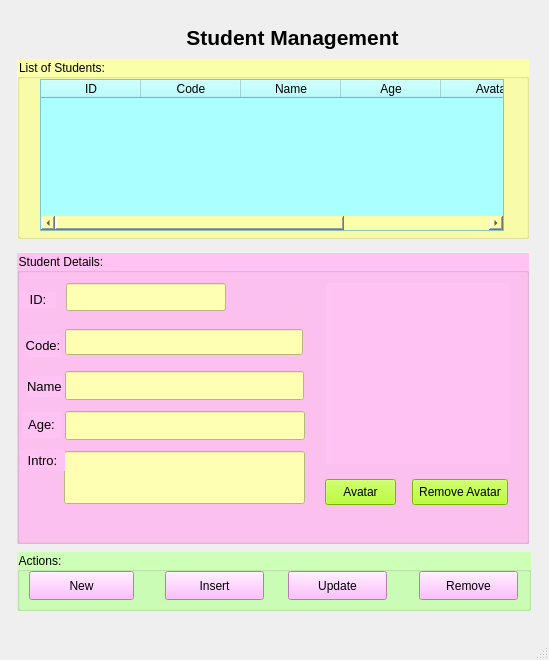
<?xml version="1.0" encoding="UTF-8"?>
<ui version="4.0">
 <class>MainWindow</class>
 <widget class="QMainWindow" name="MainWindow">
  <property name="geometry">
   <rect>
    <x>0</x>
    <y>0</y>
    <width>549</width>
    <height>660</height>
   </rect>
  </property>
  <property name="windowTitle">
   <string>MainWindow</string>
  </property>
  <widget class="QWidget" name="centralwidget">
   <widget class="QLabel" name="label">
    <property name="geometry">
     <rect>
      <x>175</x>
      <y>18</y>
      <width>235</width>
      <height>39</height>
     </rect>
    </property>
    <property name="text">
     <string>&lt;html&gt;&lt;head/&gt;&lt;body&gt;&lt;p align=&quot;center&quot;&gt;&lt;span style=&quot; font-size:16pt; font-weight:600;&quot;&gt;Student Management&lt;/span&gt;&lt;/p&gt;&lt;/body&gt;&lt;/html&gt;</string>
    </property>
   </widget>
   <widget class="QGroupBox" name="groupBox">
    <property name="geometry">
     <rect>
      <x>17</x>
      <y>59</y>
      <width>512</width>
      <height>180</height>
     </rect>
    </property>
    <property name="styleSheet">
     <string notr="true">background-color: rgb(251, 255, 170);</string>
    </property>
    <property name="title">
     <string>List of Students:</string>
    </property>
    <widget class="QTableWidget" name="tableWidgetStudent">
     <property name="geometry">
      <rect>
       <x>23</x>
       <y>20</y>
       <width>464</width>
       <height>152</height>
      </rect>
     </property>
     <property name="styleSheet">
      <string notr="true">background-color: rgb(170, 255, 255);</string>
     </property>
     <column>
      <property name="text">
       <string>ID</string>
      </property>
     </column>
     <column>
      <property name="text">
       <string>Code</string>
      </property>
     </column>
     <column>
      <property name="text">
       <string>Name</string>
      </property>
     </column>
     <column>
      <property name="text">
       <string>Age</string>
      </property>
     </column>
     <column>
      <property name="text">
       <string>Avata</string>
      </property>
     </column>
     <column>
      <property name="text">
       <string>Intro</string>
      </property>
     </column>
    </widget>
   </widget>
   <widget class="QGroupBox" name="groupBox_2">
    <property name="geometry">
     <rect>
      <x>17</x>
      <y>253</y>
      <width>512</width>
      <height>291</height>
     </rect>
    </property>
    <property name="styleSheet">
     <string notr="true">background-color: rgb(255, 194, 242);</string>
    </property>
    <property name="title">
     <string>Student Details:</string>
    </property>
    <widget class="QLabel" name="label_2">
     <property name="geometry">
      <rect>
       <x>3</x>
       <y>39</y>
       <width>36</width>
       <height>16</height>
      </rect>
     </property>
     <property name="text">
      <string>&lt;html&gt;&lt;head/&gt;&lt;body&gt;&lt;p align=&quot;center&quot;&gt;&lt;span style=&quot; font-size:10pt;&quot;&gt;ID:&lt;/span&gt;&lt;/p&gt;&lt;/body&gt;&lt;/html&gt;</string>
     </property>
    </widget>
    <widget class="QLineEdit" name="lineEditId">
     <property name="geometry">
      <rect>
       <x>49</x>
       <y>30</y>
       <width>160</width>
       <height>28</height>
      </rect>
     </property>
     <property name="styleSheet">
      <string notr="true">background-color: rgb(255, 255, 180);</string>
     </property>
    </widget>
    <widget class="QLineEdit" name="lineEditCode">
     <property name="geometry">
      <rect>
       <x>48</x>
       <y>76</y>
       <width>238</width>
       <height>26</height>
      </rect>
     </property>
     <property name="styleSheet">
      <string notr="true">background-color: rgb(255, 255, 180);</string>
     </property>
    </widget>
    <widget class="QLineEdit" name="lineEditName">
     <property name="geometry">
      <rect>
       <x>48</x>
       <y>118</y>
       <width>239</width>
       <height>29</height>
      </rect>
     </property>
     <property name="styleSheet">
      <string notr="true">background-color: rgb(255, 255, 180);</string>
     </property>
    </widget>
    <widget class="QLineEdit" name="lineEditAge">
     <property name="geometry">
      <rect>
       <x>48</x>
       <y>158</y>
       <width>240</width>
       <height>29</height>
      </rect>
     </property>
     <property name="styleSheet">
      <string notr="true">background-color: rgb(255, 255, 180);</string>
     </property>
    </widget>
    <widget class="QLineEdit" name="lineEditIntro">
     <property name="geometry">
      <rect>
       <x>47</x>
       <y>198</y>
       <width>241</width>
       <height>53</height>
      </rect>
     </property>
     <property name="styleSheet">
      <string notr="true">background-color: rgb(255, 255, 180);</string>
     </property>
    </widget>
    <widget class="QLabel" name="label_3">
     <property name="geometry">
      <rect>
       <x>8</x>
       <y>81</y>
       <width>36</width>
       <height>23</height>
      </rect>
     </property>
     <property name="text">
      <string>&lt;html&gt;&lt;head/&gt;&lt;body&gt;&lt;p align=&quot;center&quot;&gt;&lt;span style=&quot; font-size:10pt;&quot;&gt;Code:&lt;/span&gt;&lt;/p&gt;&lt;/body&gt;&lt;/html&gt;</string>
     </property>
    </widget>
    <widget class="QLabel" name="label_4">
     <property name="geometry">
      <rect>
       <x>10</x>
       <y>123</y>
       <width>35</width>
       <height>21</height>
      </rect>
     </property>
     <property name="text">
      <string>&lt;html&gt;&lt;head/&gt;&lt;body&gt;&lt;p align=&quot;center&quot;&gt;&lt;span style=&quot; font-size:10pt;&quot;&gt;Name:&lt;/span&gt;&lt;/p&gt;&lt;/body&gt;&lt;/html&gt;</string>
     </property>
    </widget>
    <widget class="QLabel" name="label_5">
     <property name="geometry">
      <rect>
       <x>5</x>
       <y>159</y>
       <width>39</width>
       <height>26</height>
      </rect>
     </property>
     <property name="text">
      <string>&lt;html&gt;&lt;head/&gt;&lt;body&gt;&lt;p align=&quot;center&quot;&gt;&lt;span style=&quot; font-size:10pt;&quot;&gt;Age:&lt;/span&gt;&lt;/p&gt;&lt;/body&gt;&lt;/html&gt;</string>
     </property>
    </widget>
    <widget class="QLabel" name="label_6">
     <property name="geometry">
      <rect>
       <x>3</x>
       <y>197</y>
       <width>45</width>
       <height>21</height>
      </rect>
     </property>
     <property name="text">
      <string>&lt;html&gt;&lt;head/&gt;&lt;body&gt;&lt;p align=&quot;center&quot;&gt;&lt;span style=&quot; font-size:10pt;&quot;&gt;Intro:&lt;/span&gt;&lt;/p&gt;&lt;/body&gt;&lt;/html&gt;</string>
     </property>
    </widget>
    <widget class="QPushButton" name="pushButtonAvatar">
     <property name="geometry">
      <rect>
       <x>308</x>
       <y>226</y>
       <width>71</width>
       <height>26</height>
      </rect>
     </property>
     <property name="styleSheet">
      <string notr="true">background-color: rgb(170, 255, 0);</string>
     </property>
     <property name="text">
      <string>Avatar</string>
     </property>
    </widget>
    <widget class="QPushButton" name="pushButtonRemoveAvatar">
     <property name="geometry">
      <rect>
       <x>395</x>
       <y>226</y>
       <width>96</width>
       <height>26</height>
      </rect>
     </property>
     <property name="styleSheet">
      <string notr="true">background-color: rgb(170, 255, 0);</string>
     </property>
     <property name="text">
      <string>Remove Avatar</string>
     </property>
    </widget>
    <widget class="QLabel" name="labelAvatar">
     <property name="geometry">
      <rect>
       <x>309</x>
       <y>30</y>
       <width>183</width>
       <height>181</height>
      </rect>
     </property>
     <property name="text">
      <string/>
     </property>
     <property name="pixmap">
      <pixmap>images/ic_picc.jpg</pixmap>
     </property>
     <property name="scaledContents">
      <bool>true</bool>
     </property>
    </widget>
   </widget>
   <widget class="QGroupBox" name="groupBox_3">
    <property name="geometry">
     <rect>
      <x>17</x>
      <y>552</y>
      <width>514</width>
      <height>59</height>
     </rect>
    </property>
    <property name="styleSheet">
     <string notr="true">background-color: rgb(205, 255, 183);</string>
    </property>
    <property name="title">
     <string>Actions:</string>
    </property>
    <widget class="QPushButton" name="pushButtonNew">
     <property name="geometry">
      <rect>
       <x>12</x>
       <y>19</y>
       <width>105</width>
       <height>29</height>
      </rect>
     </property>
     <property name="styleSheet">
      <string notr="true">background-color: rgb(255, 170, 255);</string>
     </property>
     <property name="text">
      <string>New</string>
     </property>
     <property name="icon">
      <iconset>
       <normaloff>images/ic_new.png</normaloff>images/ic_new.png</iconset>
     </property>
    </widget>
    <widget class="QPushButton" name="pushButtonInsert">
     <property name="geometry">
      <rect>
       <x>148</x>
       <y>19</y>
       <width>99</width>
       <height>29</height>
      </rect>
     </property>
     <property name="styleSheet">
      <string notr="true">background-color: rgb(255, 170, 255);</string>
     </property>
     <property name="text">
      <string>Insert</string>
     </property>
     <property name="icon">
      <iconset>
       <normaloff>images/ic_insert.png</normaloff>images/ic_insert.png</iconset>
     </property>
    </widget>
    <widget class="QPushButton" name="pushButtonUpdate">
     <property name="geometry">
      <rect>
       <x>271</x>
       <y>19</y>
       <width>99</width>
       <height>29</height>
      </rect>
     </property>
     <property name="styleSheet">
      <string notr="true">background-color: rgb(255, 170, 255);</string>
     </property>
     <property name="text">
      <string>Update</string>
     </property>
     <property name="icon">
      <iconset>
       <normaloff>images/ic_update.png</normaloff>images/ic_update.png</iconset>
     </property>
    </widget>
    <widget class="QPushButton" name="pushButtonRemove">
     <property name="geometry">
      <rect>
       <x>402</x>
       <y>19</y>
       <width>99</width>
       <height>29</height>
      </rect>
     </property>
     <property name="styleSheet">
      <string notr="true">background-color: rgb(255, 170, 255);</string>
     </property>
     <property name="text">
      <string>Remove</string>
     </property>
     <property name="icon">
      <iconset>
       <normaloff>images/ic_delete.png</normaloff>images/ic_delete.png</iconset>
     </property>
    </widget>
   </widget>
  </widget>
  <widget class="QMenuBar" name="menubar">
   <property name="geometry">
    <rect>
     <x>0</x>
     <y>0</y>
     <width>549</width>
     <height>18</height>
    </rect>
   </property>
  </widget>
  <widget class="QStatusBar" name="statusbar"/>
 </widget>
 <resources/>
 <connections/>
</ui>
